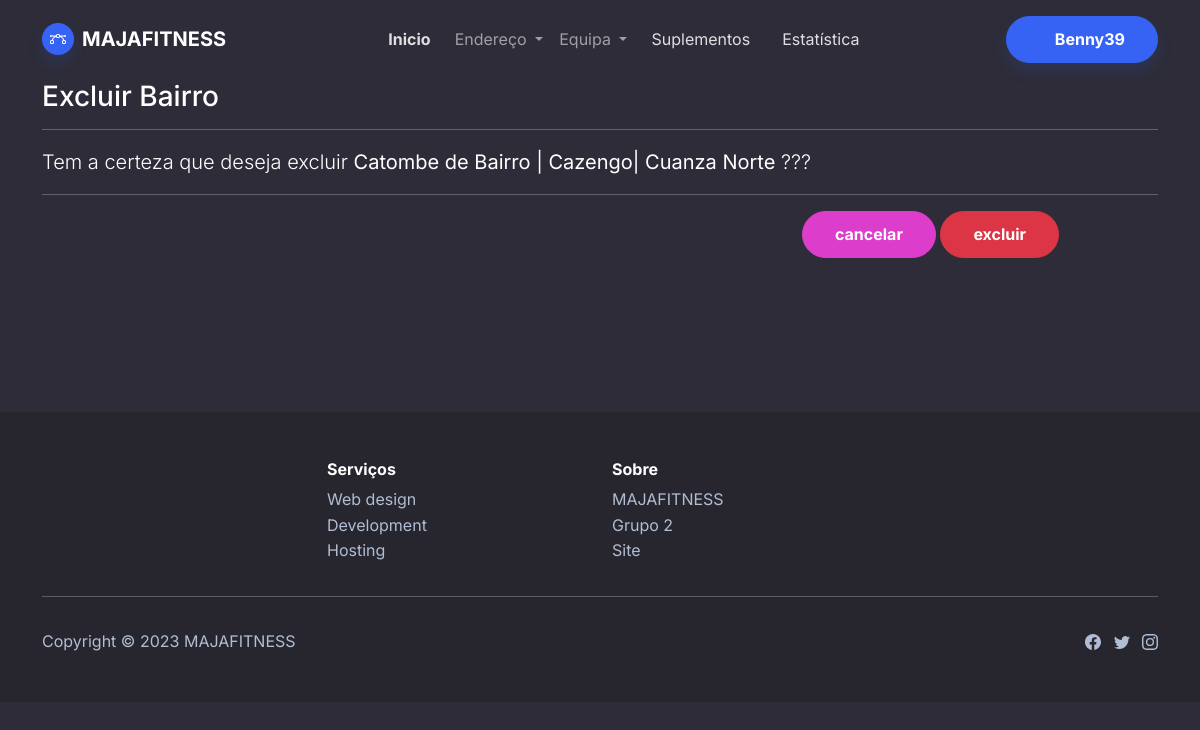
Before: /excluir/bairro/1 (signed in) with the older database file.
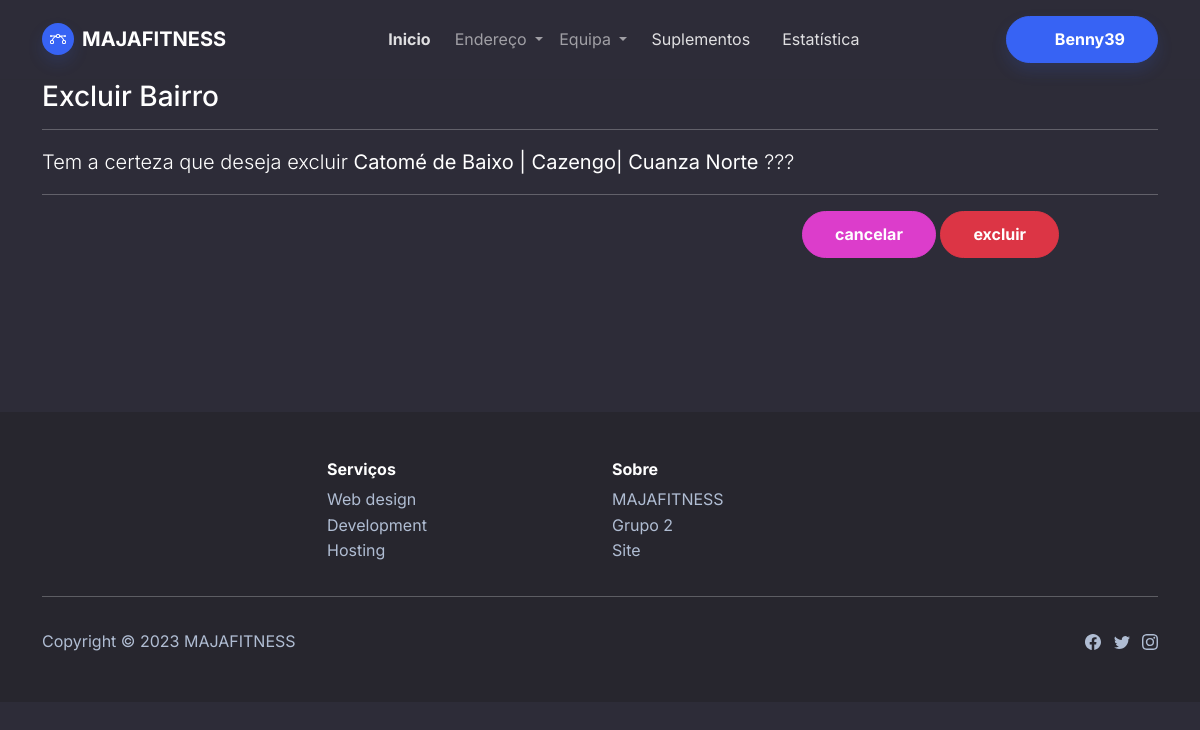
After: the same page with the newer database file.
### cadastros/models.py (models this page shows)
class Bairro(models.Model):
    nome = models.CharField(max_length=100)
    municipio = models.ForeignKey(Municipio, on_delete = models.PROTECT, verbose_name="Município")
    def __str__(self):
        return f"{self.nome} | {self.municipio}"

class Municipio(models.Model):
    nome = models.CharField(max_length=100)
    provincia = models.ForeignKey(Provincia, on_delete = models.PROTECT, verbose_name="Província")
    def __str__(self):
        return f"{self.nome}| {self.provincia}"

class Provincia(models.Model):
    nome = models.CharField(max_length=100, unique=True)
    def __str__(self):
        return f"{self.nome}"

### cadastros/views.py (the view)
# urls.py: path("excluir/bairro/<int:pk>", BairroExcluir.as_view(), name="excluir-bairro"),
class BairroExcluir(GroupRequiredMixin, LoginRequiredMixin, DeleteView):
    model = Bairro
    template_name = "excluir.html"
    success_url = reverse_lazy('listar-bairro')
    group_required = u"admin"
    def get_context_data(self, *args, **kwargs):
        context = super().get_context_data(*args, **kwargs)
        context["titulo"] = "Excluir Bairro"
        return context

### cadastros/templates/excluir.html (shortened to what this page needs)
{% extends 'index.html' %}
{% load static %}
{% load crispy_forms_tags %}
{% block conteudo %}
<div class="container" id="conteudo">
    <h3 class="title">{{ titulo }}</h3>
    <hr>
    <form method="POST">
    <span class="lead">
        Tem a certeza que deseja excluir <strong>{{ object }}</strong> ???
    </span>
    <hr>
<div class="row">
    <div class="col-md-5">
    </div>
    <div class="col-md-3">
    </div>
    <div class="col-md-4">
        <a type="button" class="btn btn-secondary" href="{% url 'listar-atividade' %}">
            cancelar
        </a>
        <button type="submit" class="btn btn-danger">
            excluir
        </button>
    </div>
</div>
    </form>
</div>
<br>
<br>
<br>
<br>
<br>
<br>
{% endblock%}

Changed rows visible on the page:
changed Bairro: nome+municipio "Catombe de Bairro | Cazengo| Cuanza Norte" → "Catomé de Baixo | Cazengo| Cuanza Norte"
